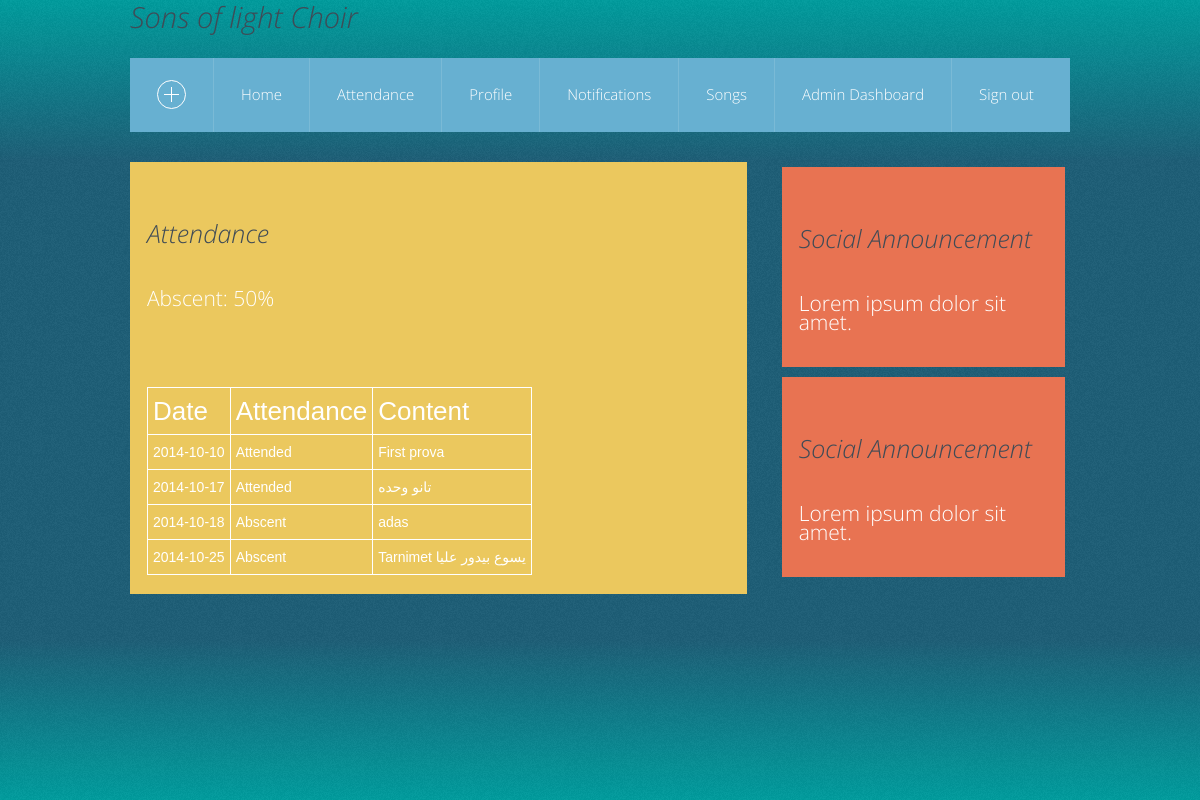
The page /viewattendance.php (signed in) on the database its author committed.
### tables this page shows
CREATE TABLE IF NOT EXISTS `attendance` (
  `id` int(11) NOT NULL AUTO_INCREMENT,
  `user_id` int(11) NOT NULL,
  `prova_id` int(11) NOT NULL,
  `attend` tinyint(1) NOT NULL,
  PRIMARY KEY (`id`)
);

CREATE TABLE IF NOT EXISTS `prova` (
  `id` int(11) NOT NULL AUTO_INCREMENT,
  `date` date NOT NULL,
  `content` varchar(200) NOT NULL,
  PRIMARY KEY (`id`),
  UNIQUE KEY `date` (`date`)
);

### viewattendance.php (the view, shortened to what this page needs)
<!doctype html>
<html lang="en" class="no-js">
<head>
<link href="css/bootstrap.css" media="screen" rel="stylesheet">
<link href="style.css" media="screen" rel="stylesheet">
<link href="animate.css" media="screen" rel="stylesheet">
</head>
<body>
    <div class="body_wrap">
        <div class="container">
            <?php require_once('menu.php');?>
		<div class="row">
			<div class="col-md-8">
				<div class="inner">
					<div class="grid-menu clearfix">
						<div class="grid-box grid-box-large">
							<a href="#" class="boxed boxed-yellow">
							<?php
							$id=$_SESSION['userID'];
							$query="SELECT * FROM `attendance` WHERE `user_id`='$id'";
							$data=mysql_query($query);
							$count=mysql_num_rows($data);
							$data2=mysql_query("SELECT * FROM `attendance` WHERE `user_id`='$id' AND `attend`=0 ");
							$count2=mysql_num_rows($data2);
							?>
							<h2><b>Attendance</b></h2>
							<br>
							<p>Abscent: <?php echo intval(($count2/$count)*100);?>%</p>
							<br>
							<br>
							<br>
							<table class="tg">
								<tr>
									<th class="tg-szh5">Date</th>
									<th class="tg-szh5">Attendance</th>
									<th class="tg-szh5">Content</th>
								</tr>
								<?php while($attend=mysql_fetch_array($data)):?>
								<tr>
								<?php
								$provaid=$attend['prova_id'];
								$dateq="SELECT  `date`, `content` FROM `prova` WHERE `id`='$provaid'";
								$dataprova=mysql_query($dateq);
								$provadata=mysql_fetch_assoc($dataprova);
								?>
									<td class="tg-031e"><?php echo $provadata['date'];?></td>
									<td class="tg-031e">
									<?php if($attend['attend']==1)
									{
										echo "Attended";
									}
									else
									{
										echo "Abscent";
									}
									?>
									</td>
									<td class="tg-031e"><?php echo $provadata['content'];?></td>
								</tr>
								<?php endwhile;?>
							</table>
							</a>
						</div>
					</div>
				</div>
			</div>
			<div class="col-md-4">
				<div class="grid-box grid-box-large">
					<a href="#" class="boxed boxed-red">
					<h2>Social Announcement </h2>
					<br>
					<p>Lorem ipsum dolor sit amet.</p>
					</a>
				</div>
				</div>
				<div class="col-md-4">
				<div class="grid-box grid-box-large">
					<a href="#" class="boxed boxed-red">
					<h2>Social Announcement </h2>
					<br>
					<p>Lorem ipsum dolor sit amet.</p>
					</a>
				</div>
		</div>
		</div>
    </div>
	</div>
</body>
</html>

### viewattendance.php (style rules this page uses)
.tg { border-collapse:collapse;border-spacing:0; }
.tg td { font-family:Arial, sans-serif;font-size:14px;padding:10px 5px;border-style:solid;border-width:1px;overflow:hidden;word-break:normal; }
.tg th { font-family:Arial, sans-serif;font-size:14px;font-weight:normal;padding:10px 5px;border-style:solid;border-width:1px;overflow:hidden;word-break:normal; }
.tg .tg-szh5 { font-size:26px }

### rows shown on the page
attendance: prova.date "2014-10-10", attend "Attended", prova.content "First prova"
attendance: prova.date "2014-10-17", attend "Attended", prova.content "تانو وحده"
attendance: prova.date "2014-10-18", attend "Abscent", prova.content "adas"
attendance: prova.date "2014-10-25", attend "Abscent", prova.content "Tarnimet يسوع بيدور عليا"
